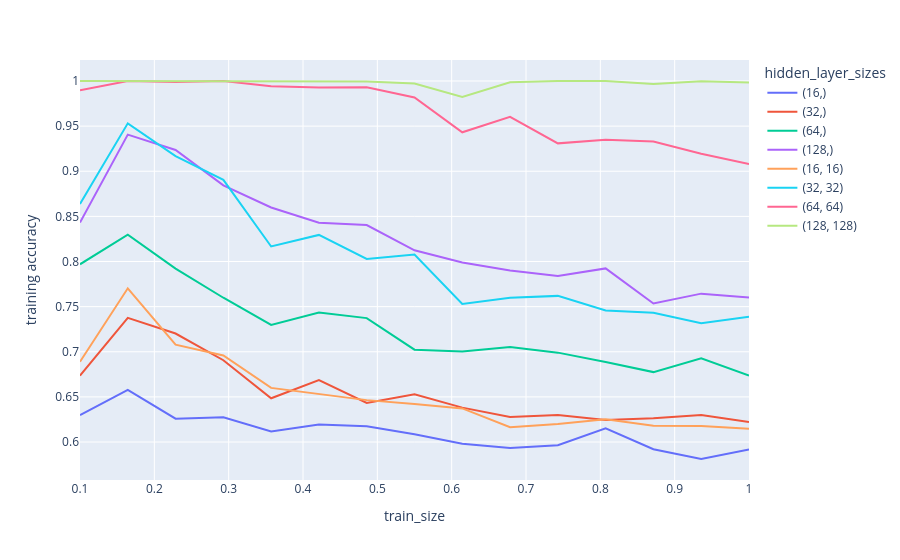
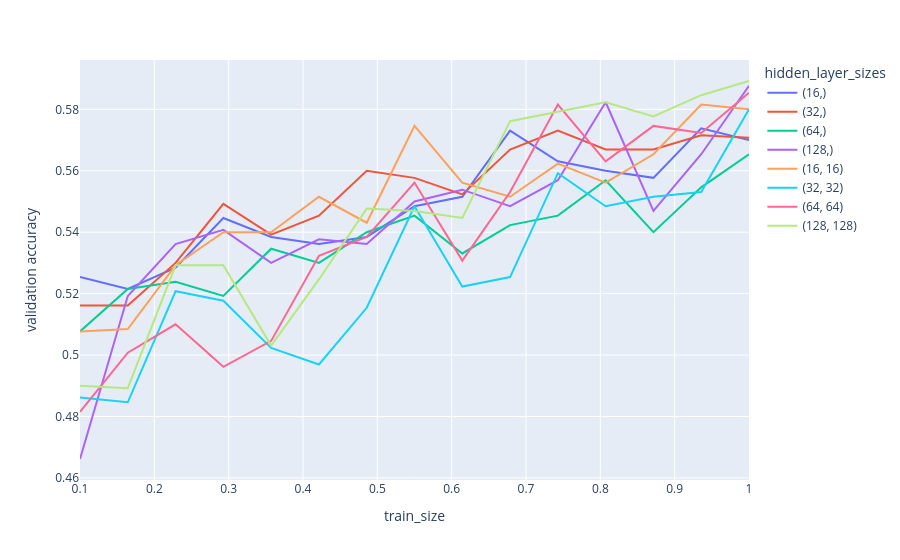

Source (notebook cell) for these figures, in order:
### Code cell
train_and_plot_learning_curves(
    [
        NN(hidden_layer_sizes=(16,)),
        NN(hidden_layer_sizes=(32,)),
        NN(hidden_layer_sizes=(64,)),
        NN(hidden_layer_sizes=(128,)),
        NN(hidden_layer_sizes=(16, 16)),
        NN(hidden_layer_sizes=(32, 32)),
        NN(hidden_layer_sizes=(64, 64)),
        NN(hidden_layer_sizes=(128, 128)),
    ],
    wine_X_tr,
    wine_y_tr,
    wine_X_val,
    wine_y_val,
    seed,
    "hidden_layer_sizes"
)

### Figure 1 — Plotly figure (JSON) as saved in the notebook; plotly's stock layout.template omitted (floating-point values rounded to 4 significant figures)
{"data": [{"hovertemplate": "hidden_layer_sizes=(16,)<br>train_size=%{x}<br>training accuracy=%{y}<extra></extra>", "legendgroup": "(16,)", "line": {"color": "#636efa", "dash": "solid"}, "marker": {"symbol": "circle"}, "mode": "lines", "name": "(16,)", "orientation": "v", "showlegend": true, "type": "scatter", "x": [0.1, 0.1643, 0.2286, 0.2929, 0.3571, 0.4214, 0.4857, 0.55, 0.6143, 0.6786, 0.7429, 0.8071, 0.8714, 0.9357, 1.0], "xaxis": "x", "y": [0.6298, 0.6578, 0.6258, 0.6275, 0.6118, 0.6194, 0.6173, 0.6085, 0.598, 0.5934, 0.5964, 0.6153, 0.592, 0.5812, 0.5917], "yaxis": "y"}, {"hovertemplate": "hidden_layer_sizes=(32,)<br>train_size=%{x}<br>training accuracy=%{y}<extra></extra>", "legendgroup": "(32,)", "line": {"color": "#EF553B", "dash": "solid"}, "marker": {"symbol": "circle"}, "mode": "lines", "name": "(32,)", "orientation": "v", "showlegend": true, "type": "scatter", "x": [0.1, 0.1643, 0.2286, 0.2929, 0.3571, 0.4214, 0.4857, 0.55, 0.6143, 0.6786, 0.7429, 0.8071, 0.8714, 0.9357, 1.0], "xaxis": "x", "y": [0.6735, 0.7375, 0.7202, 0.6906, 0.6485, 0.6687, 0.6432, 0.6528, 0.6381, 0.6278, 0.6299, 0.6245, 0.6262, 0.63, 0.6223], "yaxis": "y"}, {"hovertemplate": "hidden_layer_sizes=(64,)<br>train_size=%{x}<br>training accuracy=%{y}<extra></extra>", "legendgroup": "(64,)", "line": {"color": "#00cc96", "dash": "solid"}, "marker": {"symbol": "circle"}, "mode": "lines", "name": "(64,)", "orientation": "v", "showlegend": true, "type": "scatter", "x": [0.1, 0.1643, 0.2286, 0.2929, 0.3571, 0.4214, 0.4857, 0.55, 0.6143, 0.6786, 0.7429, 0.8071, 0.8714, 0.9357, 1.0], "xaxis": "x", "y": [0.7969, 0.8297, 0.7921, 0.7599, 0.7297, 0.7436, 0.7373, 0.7023, 0.7004, 0.7054, 0.699, 0.6887, 0.6775, 0.6928, 0.6736], "yaxis": "y"}, {"hovertemplate": "hidden_layer_sizes=(128,)<br>train_size=%{x}<br>training accuracy=%{y}<extra></extra>", "legendgroup": "(128,)", "line": {"color": "#ab63fa", "dash": "solid"}, "marker": {"symbol": "circle"}, "mode": "lines", "name": "(128,)", "orientation": "v", "showlegend": true, "type": "scatter", "x": [0.1, 0.1643, 0.2286, 0.2929, 0.3571, 0.4214, 0.4857, 0.55, 0.6143, 0.6786, 0.7429, 0.8071, 0.8714, 0.9357, 1.0], "xaxis": "x", "y": [0.8432, 0.9406, 0.9236, 0.8843, 0.8598, 0.8429, 0.8404, 0.8124, 0.799, 0.7901, 0.784, 0.7924, 0.7535, 0.7644, 0.7601], "yaxis": "y"}, {"hovertemplate": "hidden_layer_sizes=(16, 16)<br>train_size=%{x}<br>training accuracy=%{y}<extra></extra>", "legendgroup": "(16, 16)", "line": {"color": "#FFA15A", "dash": "solid"}, "marker": {"symbol": "circle"}, "mode": "lines", "name": "(16, 16)", "orientation": "v", "showlegend": true, "type": "scatter", "x": [0.1, 0.1643, 0.2286, 0.2929, 0.3571, 0.4214, 0.4857, 0.55, 0.6143, 0.6786, 0.7429, 0.8071, 0.8714, 0.9357, 1.0], "xaxis": "x", "y": [0.6889, 0.7703, 0.7079, 0.6959, 0.66, 0.6535, 0.6464, 0.6421, 0.6373, 0.6165, 0.6199, 0.6251, 0.618, 0.6177, 0.6146], "yaxis": "y"}, {"hovertemplate": "hidden_layer_sizes=(32, 32)<br>train_size=%{x}<br>training accuracy=%{y}<extra></extra>", "legendgroup": "(32, 32)", "line": {"color": "#19d3f3", "dash": "solid"}, "marker": {"symbol": "circle"}, "mode": "lines", "name": "(32, 32)", "orientation": "v", "showlegend": true, "type": "scatter", "x": [0.1, 0.1643, 0.2286, 0.2929, 0.3571, 0.4214, 0.4857, 0.55, 0.6143, 0.6786, 0.7429, 0.8071, 0.8714, 0.9357, 1.0], "xaxis": "x", "y": [0.8638, 0.9531, 0.9169, 0.8904, 0.8167, 0.8295, 0.8029, 0.8077, 0.753, 0.7598, 0.7619, 0.7456, 0.7432, 0.7315, 0.7388], "yaxis": "y"}, {"hovertemplate": "hidden_layer_sizes=(64, 64)<br>train_size=%{x}<br>training accuracy=%{y}<extra></extra>", "legendgroup": "(64, 64)", "line": {"color": "#FF6692", "dash": "solid"}, "marker": {"symbol": "circle"}, "mode": "lines", "name": "(64, 64)", "orientation": "v", "showlegend": true, "type": "scatter", "x": [0.1, 0.1643, 0.2286, 0.2929, 0.3571, 0.4214, 0.4857, 0.55, 0.6143, 0.6786, 0.7429, 0.8071, 0.8714, 0.9357, 1.0], "xaxis": "x", "y": [0.9897, 1.0, 0.9989, 1.0, 0.9942, 0.9927, 0.9931, 0.9818, 0.9432, 0.9603, 0.9309, 0.9348, 0.9328, 0.9194, 0.9079], "yaxis": "y"}, {"hovertemplate": "hidden_layer_sizes=(128, 128)<br>train_size=%{x}<br>training accuracy=%{y}<extra></extra>", "legendgroup": "(128, 128)", "line": {"color": "#B6E880", "dash": "solid"}, "marker": {"symbol": "circle"}, "mode": "lines", "name": "(128, 128)", "orientation": "v", "showlegend": true, "type": "scatter", "x": [0.1, 0.1643, 0.2286, 0.2929, 0.3571, 0.4214, 0.4857, 0.55, 0.6143, 0.6786, 0.7429, 0.8071, 0.8714, 0.9357, 1.0], "xaxis": "x", "y": [1.0, 1.0, 1.0, 1.0, 1.0, 1.0, 0.9995, 0.9972, 0.9824, 0.9985, 1.0, 1.0, 0.9968, 0.9997, 0.9985], "yaxis": "y"}], "layout": {"legend": {"title": {"text": "hidden_layer_sizes"}, "tracegroupgap": 0}, "margin": {"t": 60}, "xaxis": {"anchor": "y", "domain": [0, 1], "title": {"text": "train_size"}}, "yaxis": {"anchor": "x", "domain": [0, 1], "title": {"text": "training accuracy"}}}}

### Figure 2 — Plotly figure (JSON) as saved in the notebook; plotly's stock layout.template omitted (floating-point values rounded to 4 significant figures)
{"data": [{"hovertemplate": "hidden_layer_sizes=(16,)<br>train_size=%{x}<br>validation accuracy=%{y}<extra></extra>", "legendgroup": "(16,)", "line": {"color": "#636efa", "dash": "solid"}, "marker": {"symbol": "circle"}, "mode": "lines", "name": "(16,)", "orientation": "v", "showlegend": true, "type": "scatter", "x": [0.1, 0.1643, 0.2286, 0.2929, 0.3571, 0.4214, 0.4857, 0.55, 0.6143, 0.6786, 0.7429, 0.8071, 0.8714, 0.9357, 1.0], "xaxis": "x", "y": [0.5254, 0.5215, 0.5285, 0.5446, 0.5385, 0.5362, 0.5385, 0.5485, 0.5515, 0.5731, 0.5631, 0.56, 0.5577, 0.5738, 0.57], "yaxis": "y"}, {"hovertemplate": "hidden_layer_sizes=(32,)<br>train_size=%{x}<br>validation accuracy=%{y}<extra></extra>", "legendgroup": "(32,)", "line": {"color": "#EF553B", "dash": "solid"}, "marker": {"symbol": "circle"}, "mode": "lines", "name": "(32,)", "orientation": "v", "showlegend": true, "type": "scatter", "x": [0.1, 0.1643, 0.2286, 0.2929, 0.3571, 0.4214, 0.4857, 0.55, 0.6143, 0.6786, 0.7429, 0.8071, 0.8714, 0.9357, 1.0], "xaxis": "x", "y": [0.5162, 0.5162, 0.53, 0.5492, 0.5392, 0.5454, 0.56, 0.5577, 0.5523, 0.5669, 0.5731, 0.5669, 0.5669, 0.5715, 0.5708], "yaxis": "y"}, {"hovertemplate": "hidden_layer_sizes=(64,)<br>train_size=%{x}<br>validation accuracy=%{y}<extra></extra>", "legendgroup": "(64,)", "line": {"color": "#00cc96", "dash": "solid"}, "marker": {"symbol": "circle"}, "mode": "lines", "name": "(64,)", "orientation": "v", "showlegend": true, "type": "scatter", "x": [0.1, 0.1643, 0.2286, 0.2929, 0.3571, 0.4214, 0.4857, 0.55, 0.6143, 0.6786, 0.7429, 0.8071, 0.8714, 0.9357, 1.0], "xaxis": "x", "y": [0.5077, 0.5215, 0.5238, 0.5192, 0.5346, 0.53, 0.54, 0.5454, 0.5331, 0.5423, 0.5454, 0.5569, 0.54, 0.5546, 0.5654], "yaxis": "y"}, {"hovertemplate": "hidden_layer_sizes=(128,)<br>train_size=%{x}<br>validation accuracy=%{y}<extra></extra>", "legendgroup": "(128,)", "line": {"color": "#ab63fa", "dash": "solid"}, "marker": {"symbol": "circle"}, "mode": "lines", "name": "(128,)", "orientation": "v", "showlegend": true, "type": "scatter", "x": [0.1, 0.1643, 0.2286, 0.2929, 0.3571, 0.4214, 0.4857, 0.55, 0.6143, 0.6786, 0.7429, 0.8071, 0.8714, 0.9357, 1.0], "xaxis": "x", "y": [0.4662, 0.5192, 0.5362, 0.5408, 0.53, 0.5377, 0.5362, 0.55, 0.5538, 0.5485, 0.5569, 0.5823, 0.5469, 0.5654, 0.5877], "yaxis": "y"}, {"hovertemplate": "hidden_layer_sizes=(16, 16)<br>train_size=%{x}<br>validation accuracy=%{y}<extra></extra>", "legendgroup": "(16, 16)", "line": {"color": "#FFA15A", "dash": "solid"}, "marker": {"symbol": "circle"}, "mode": "lines", "name": "(16, 16)", "orientation": "v", "showlegend": true, "type": "scatter", "x": [0.1, 0.1643, 0.2286, 0.2929, 0.3571, 0.4214, 0.4857, 0.55, 0.6143, 0.6786, 0.7429, 0.8071, 0.8714, 0.9357, 1.0], "xaxis": "x", "y": [0.5077, 0.5085, 0.5292, 0.54, 0.54, 0.5515, 0.5431, 0.5746, 0.5562, 0.5515, 0.5623, 0.5562, 0.5654, 0.5815, 0.58], "yaxis": "y"}, {"hovertemplate": "hidden_layer_sizes=(32, 32)<br>train_size=%{x}<br>validation accuracy=%{y}<extra></extra>", "legendgroup": "(32, 32)", "line": {"color": "#19d3f3", "dash": "solid"}, "marker": {"symbol": "circle"}, "mode": "lines", "name": "(32, 32)", "orientation": "v", "showlegend": true, "type": "scatter", "x": [0.1, 0.1643, 0.2286, 0.2929, 0.3571, 0.4214, 0.4857, 0.55, 0.6143, 0.6786, 0.7429, 0.8071, 0.8714, 0.9357, 1.0], "xaxis": "x", "y": [0.4862, 0.4846, 0.5208, 0.5177, 0.5023, 0.4969, 0.5154, 0.5485, 0.5223, 0.5254, 0.5592, 0.5485, 0.5515, 0.5531, 0.58], "yaxis": "y"}, {"hovertemplate": "hidden_layer_sizes=(64, 64)<br>train_size=%{x}<br>validation accuracy=%{y}<extra></extra>", "legendgroup": "(64, 64)", "line": {"color": "#FF6692", "dash": "solid"}, "marker": {"symbol": "circle"}, "mode": "lines", "name": "(64, 64)", "orientation": "v", "showlegend": true, "type": "scatter", "x": [0.1, 0.1643, 0.2286, 0.2929, 0.3571, 0.4214, 0.4857, 0.55, 0.6143, 0.6786, 0.7429, 0.8071, 0.8714, 0.9357, 1.0], "xaxis": "x", "y": [0.4815, 0.5008, 0.51, 0.4962, 0.5046, 0.5323, 0.5385, 0.5562, 0.5308, 0.5531, 0.5815, 0.5631, 0.5746, 0.5723, 0.5854], "yaxis": "y"}, {"hovertemplate": "hidden_layer_sizes=(128, 128)<br>train_size=%{x}<br>validation accuracy=%{y}<extra></extra>", "legendgroup": "(128, 128)", "line": {"color": "#B6E880", "dash": "solid"}, "marker": {"symbol": "circle"}, "mode": "lines", "name": "(128, 128)", "orientation": "v", "showlegend": true, "type": "scatter", "x": [0.1, 0.1643, 0.2286, 0.2929, 0.3571, 0.4214, 0.4857, 0.55, 0.6143, 0.6786, 0.7429, 0.8071, 0.8714, 0.9357, 1.0], "xaxis": "x", "y": [0.49, 0.4892, 0.5292, 0.5292, 0.5031, 0.5246, 0.5477, 0.5469, 0.5446, 0.5762, 0.5792, 0.5823, 0.5777, 0.5846, 0.5892], "yaxis": "y"}], "layout": {"legend": {"title": {"text": "hidden_layer_sizes"}, "tracegroupgap": 0}, "margin": {"t": 60}, "xaxis": {"anchor": "y", "domain": [0, 1], "title": {"text": "train_size"}}, "yaxis": {"anchor": "x", "domain": [0, 1], "title": {"text": "validation accuracy"}}}}
